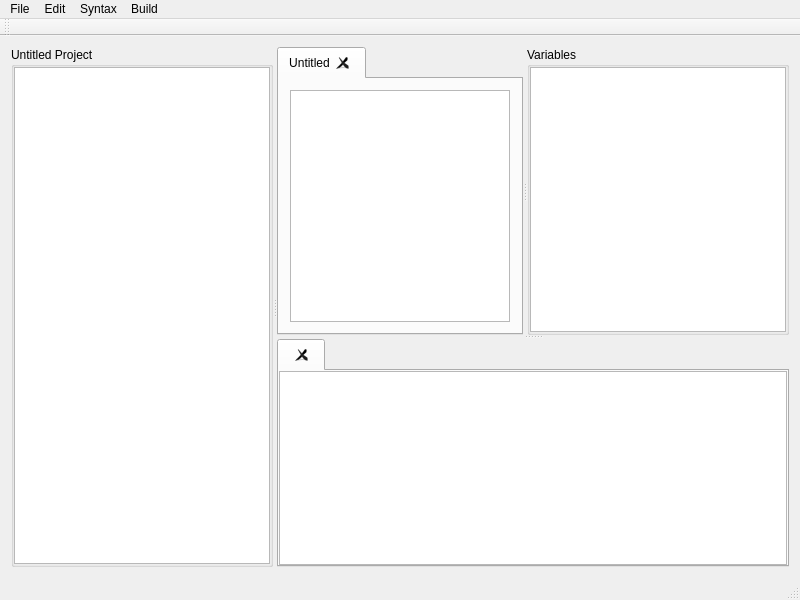
<?xml version="1.0" encoding="UTF-8"?>
<ui version="4.0">
 <class>MainWindow</class>
 <widget class="QMainWindow" name="MainWindow">
  <property name="geometry">
   <rect>
    <x>0</x>
    <y>0</y>
    <width>800</width>
    <height>600</height>
   </rect>
  </property>
  <property name="windowTitle">
   <string>coDE</string>
  </property>
  <widget class="QWidget" name="centralWidget">
   <layout class="QGridLayout" name="gridLayout">
    <item row="0" column="0">
     <widget class="QSplitter" name="splitter_3">
      <property name="orientation">
       <enum>Qt::Horizontal</enum>
      </property>
      <widget class="QGroupBox" name="groupBox_2">
       <property name="title">
        <string>Untitled Project</string>
       </property>
       <layout class="QVBoxLayout" name="verticalLayout">
        <property name="spacing">
         <number>6</number>
        </property>
        <property name="leftMargin">
         <number>0</number>
        </property>
        <property name="topMargin">
         <number>0</number>
        </property>
        <property name="rightMargin">
         <number>0</number>
        </property>
        <property name="bottomMargin">
         <number>0</number>
        </property>
        <item>
         <widget class="QTreeView" name="treeView"/>
        </item>
       </layout>
      </widget>
      <widget class="QSplitter" name="splitter_2">
       <property name="sizePolicy">
        <sizepolicy hsizetype="Preferred" vsizetype="Expanding">
         <horstretch>1</horstretch>
         <verstretch>0</verstretch>
        </sizepolicy>
       </property>
       <property name="orientation">
        <enum>Qt::Vertical</enum>
       </property>
       <widget class="QSplitter" name="splitter">
        <property name="sizePolicy">
         <sizepolicy hsizetype="Expanding" vsizetype="Preferred">
          <horstretch>0</horstretch>
          <verstretch>1</verstretch>
         </sizepolicy>
        </property>
        <property name="orientation">
         <enum>Qt::Horizontal</enum>
        </property>
        <widget class="QTabWidget" name="tabWidget">
         <property name="sizePolicy">
          <sizepolicy hsizetype="Expanding" vsizetype="Expanding">
           <horstretch>1</horstretch>
           <verstretch>0</verstretch>
          </sizepolicy>
         </property>
         <property name="tabShape">
          <enum>QTabWidget::Rounded</enum>
         </property>
         <property name="currentIndex">
          <number>0</number>
         </property>
         <property name="tabsClosable">
          <bool>true</bool>
         </property>
         <property name="movable">
          <bool>true</bool>
         </property>
         <widget class="QWidget" name="tab">
          <attribute name="title">
           <string>Untitled</string>
          </attribute>
          <layout class="QVBoxLayout" name="verticalLayout_3">
           <item>
            <widget class="QTextEdit" name="textEdit">
             <property name="font">
              <font>
               <family>Nimbus Mono PS</family>
               <pointsize>12</pointsize>
              </font>
             </property>
             <property name="html">
              <string>&lt;!DOCTYPE HTML PUBLIC &quot;-//W3C//DTD HTML 4.0//EN&quot; &quot;http://www.w3.org/TR/REC-html40/strict.dtd&quot;&gt;
&lt;html&gt;&lt;head&gt;&lt;meta name=&quot;qrichtext&quot; content=&quot;1&quot; /&gt;&lt;style type=&quot;text/css&quot;&gt;
p, li { white-space: pre-wrap; }
&lt;/style&gt;&lt;/head&gt;&lt;body style=&quot; font-family:'Nimbus Mono PS'; font-size:12pt; font-weight:400; font-style:normal;&quot;&gt;
&lt;p style=&quot;-qt-paragraph-type:empty; margin-top:0px; margin-bottom:0px; margin-left:0px; margin-right:0px; -qt-block-indent:0; text-indent:0px; font-family:'Consolas'; font-size:10pt;&quot;&gt;&lt;br /&gt;&lt;/p&gt;&lt;/body&gt;&lt;/html&gt;</string>
             </property>
            </widget>
           </item>
          </layout>
         </widget>
        </widget>
        <widget class="QGroupBox" name="groupBox">
         <property name="title">
          <string>Variables</string>
         </property>
         <layout class="QVBoxLayout" name="verticalLayout_4">
          <property name="leftMargin">
           <number>0</number>
          </property>
          <property name="topMargin">
           <number>0</number>
          </property>
          <property name="rightMargin">
           <number>0</number>
          </property>
          <property name="bottomMargin">
           <number>0</number>
          </property>
          <item>
           <widget class="QTextEdit" name="textEdit_2">
            <property name="enabled">
             <bool>true</bool>
            </property>
            <property name="readOnly">
             <bool>true</bool>
            </property>
           </widget>
          </item>
         </layout>
        </widget>
       </widget>
       <widget class="QTabWidget" name="ConsoleOutput">
        <property name="sizePolicy">
         <sizepolicy hsizetype="Expanding" vsizetype="Expanding">
          <horstretch>0</horstretch>
          <verstretch>0</verstretch>
         </sizepolicy>
        </property>
        <property name="tabShape">
         <enum>QTabWidget::Rounded</enum>
        </property>
        <property name="tabsClosable">
         <bool>true</bool>
        </property>
        <property name="movable">
         <bool>true</bool>
        </property>
        <widget class="QWidget" name="ConsoleOutput">
         <attribute name="title">
          <string/>
         </attribute>
         <layout class="QVBoxLayout" name="verticalLayout_2">
          <property name="leftMargin">
           <number>0</number>
          </property>
          <property name="topMargin">
           <number>0</number>
          </property>
          <property name="rightMargin">
           <number>0</number>
          </property>
          <property name="bottomMargin">
           <number>0</number>
          </property>
          <item>
           <widget class="QPlainTextEdit" name="plainTextEdit">
            <property name="readOnly">
             <bool>true</bool>
            </property>
           </widget>
          </item>
         </layout>
        </widget>
       </widget>
      </widget>
     </widget>
    </item>
   </layout>
  </widget>
  <widget class="QMenuBar" name="menuBar">
   <property name="geometry">
    <rect>
     <x>0</x>
     <y>0</y>
     <width>800</width>
     <height>22</height>
    </rect>
   </property>
   <widget class="QMenu" name="menutest">
    <property name="title">
     <string>File</string>
    </property>
    <addaction name="actionNew"/>
    <addaction name="actionOpen"/>
    <addaction name="separator"/>
    <addaction name="actionSave"/>
    <addaction name="actionSave_As"/>
    <addaction name="separator"/>
    <addaction name="actionClose_File"/>
    <addaction name="actionClose_Project"/>
   </widget>
   <widget class="QMenu" name="menuEdit">
    <property name="title">
     <string>Edit</string>
    </property>
   </widget>
   <widget class="QMenu" name="menuBuild">
    <property name="title">
     <string>Build</string>
    </property>
   </widget>
   <widget class="QMenu" name="menuView">
    <property name="title">
     <string>Syntax</string>
    </property>
    <addaction name="actionC"/>
    <addaction name="actionCSS"/>
    <addaction name="actionHTML"/>
    <addaction name="actionJava"/>
    <addaction name="actionJavaScript"/>
    <addaction name="actionLaTeX"/>
    <addaction name="actionPHP"/>
    <addaction name="actionPython"/>
    <addaction name="actionSQL"/>
   </widget>
   <addaction name="menutest"/>
   <addaction name="menuEdit"/>
   <addaction name="menuView"/>
   <addaction name="menuBuild"/>
  </widget>
  <widget class="QToolBar" name="mainToolBar">
   <attribute name="toolBarArea">
    <enum>TopToolBarArea</enum>
   </attribute>
   <attribute name="toolBarBreak">
    <bool>false</bool>
   </attribute>
  </widget>
  <widget class="QStatusBar" name="statusBar"/>
  <action name="actionNew">
   <property name="text">
    <string>New</string>
   </property>
  </action>
  <action name="actionOpen">
   <property name="text">
    <string>Open</string>
   </property>
  </action>
  <action name="actionSave">
   <property name="text">
    <string>Save</string>
   </property>
  </action>
  <action name="actionSave_As">
   <property name="text">
    <string>Save As</string>
   </property>
  </action>
  <action name="actionClose_File">
   <property name="text">
    <string>Close File</string>
   </property>
  </action>
  <action name="actionClose_Project">
   <property name="text">
    <string>Close Project</string>
   </property>
  </action>
  <action name="actionC">
   <property name="checkable">
    <bool>true</bool>
   </property>
   <property name="text">
    <string>C/C++</string>
   </property>
  </action>
  <action name="actionCSS">
   <property name="checkable">
    <bool>true</bool>
   </property>
   <property name="text">
    <string>CSS</string>
   </property>
  </action>
  <action name="actionHTML">
   <property name="checkable">
    <bool>true</bool>
   </property>
   <property name="text">
    <string>HTML</string>
   </property>
  </action>
  <action name="actionJava">
   <property name="checkable">
    <bool>true</bool>
   </property>
   <property name="text">
    <string>Java</string>
   </property>
  </action>
  <action name="actionJavaScript">
   <property name="checkable">
    <bool>true</bool>
   </property>
   <property name="text">
    <string>JavaScript</string>
   </property>
  </action>
  <action name="actionLaTeX">
   <property name="checkable">
    <bool>true</bool>
   </property>
   <property name="text">
    <string>LaTeX</string>
   </property>
  </action>
  <action name="actionPHP">
   <property name="checkable">
    <bool>true</bool>
   </property>
   <property name="text">
    <string>PHP</string>
   </property>
  </action>
  <action name="actionPython">
   <property name="checkable">
    <bool>true</bool>
   </property>
   <property name="text">
    <string>Python</string>
   </property>
  </action>
  <action name="actionSQL">
   <property name="checkable">
    <bool>true</bool>
   </property>
   <property name="text">
    <string>SQL</string>
   </property>
  </action>
 </widget>
 <layoutdefault spacing="6" margin="11"/>
 <resources/>
 <connections/>
</ui>
